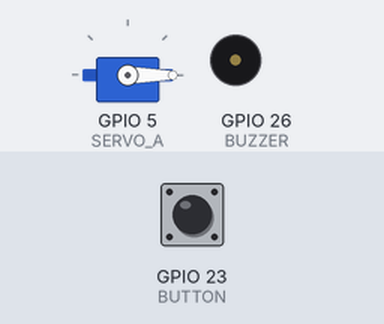
A sketch run on a simulated ESP32. On the bench: servo, buzzer (waves = sounding). The test bench sets the inputs (shaded band); at power-on: GPIO 23 (BUTTON) LOW.

Above: at 1.3 s.
1.4 s: GPIO 23 (BUTTON) pulled HIGH for 0.6 s
At 2.5 s:
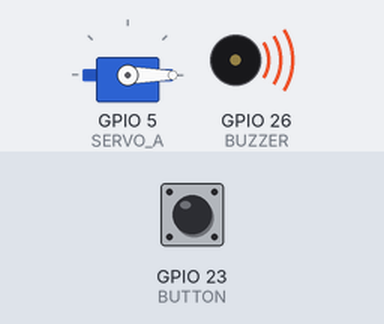
At 4.1 s:
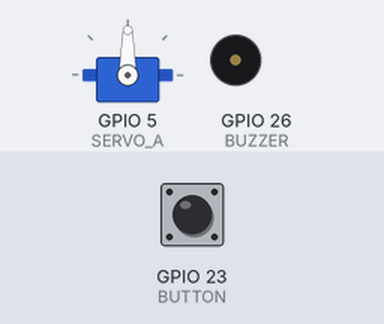
5.0 s: GPIO 23 (BUTTON) pulled HIGH for 3.2 s
At 7.5 s:
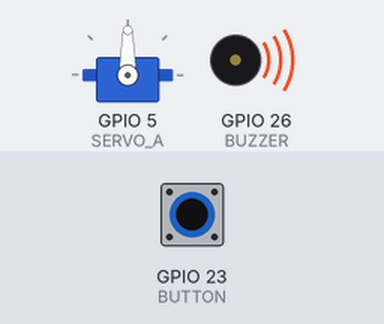
Timing chart, 0 to 13.1 s (numbered marks = the images above; inputs shaded):
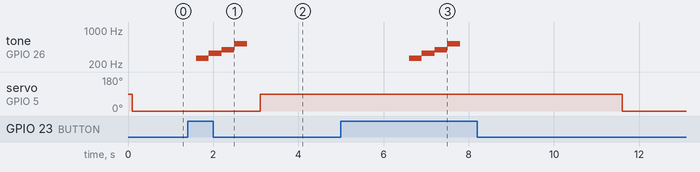

The sketch:

01.smart_home_door_control.ino
```cpp
#include <ESP32Servo.h>
Servo myservo;
#define SERVO_A 5
#define BUZZER 26
#define BUTTON 23
bool door_state;

void setup() {
  Serial.begin(9600);

	myservo.attach(SERVO_A);
  delay(100);
  myservo.write(0);

  pinMode(BUTTON, INPUT);
  pinMode(BUZZER, OUTPUT);
}

void loop() {
  doorControl();
  delay(500);
}


void doorControl(){
  if(digitalRead(BUTTON)){
    playDoorBell();
    delay(300);
    door_state = true;
  }

  if(door_state){
    myservo.attach(SERVO_A);
    myservo.write(90);
    delay(3000);
    door_state = false;
  }else{
    myservo.write(0);
  }
}

void playDoorBell() {
  int melody[] = { 262, 330, 392, 523 }; // 도, 미, 솔, 높은 도
  int noteDuration = 300; // 각 음의 지속 시간

  for (int thisNote = 0; thisNote < 4; thisNote++) {
    tone(BUZZER, melody[thisNote], noteDuration);
    delay(noteDuration);  // 음이 끝난 후 약간의 지연을 추가
  }
  noTone(BUZZER); // 벨 소리 끝내기
}
```

Measured:
- after the input at 1.4 s, tone on GPIO 26 (BUZZER): plays 262 Hz for 0.30 s, 330 Hz for 0.30 s, 392 Hz for 0.30 s, 523 Hz for 0.30 s, starting after 0.20 s; servo on GPIO 5 (SERVO_A): 0° → 90° after 1.7 s
- after the input at 5.0 s, tone on GPIO 26 (BUZZER): plays 262 Hz for 0.30 s, 330 Hz for 0.30 s, 392 Hz for 0.30 s, 523 Hz for 0.30 s, starting after 1.6 s; servo on GPIO 5 (SERVO_A): 90° → 0° after 6.6 s instead of 1.6 s
